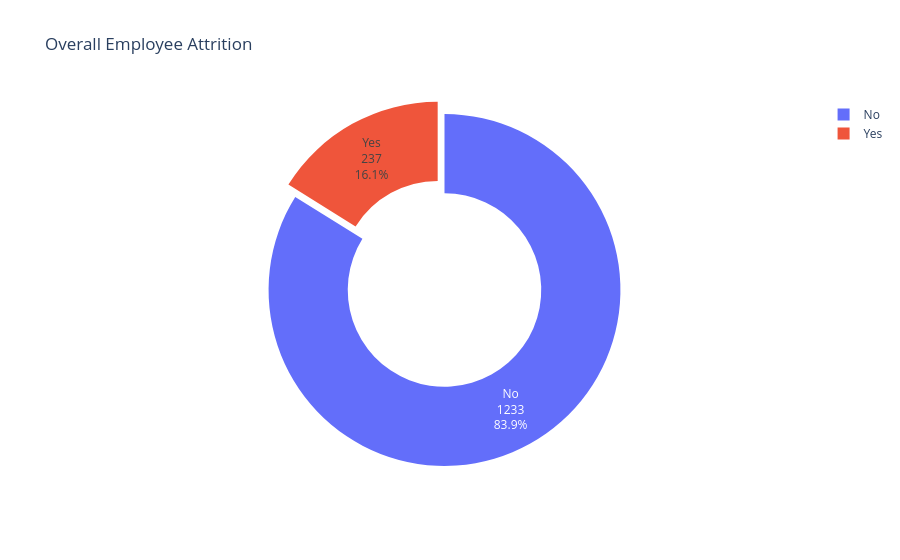

Notebook code for this chart:
### Code cell
fig = px.pie(
    values=attrition_counts.values,
    names=attrition_counts.index,
    hole=0.55,
    title="Overall Employee Attrition"
)

fig.update_traces(textinfo="label+percent+value", pull=[0, 0.08])
fig.show()

### Figure 1 — Plotly figure (JSON) as saved in the notebook; plotly's stock layout.template omitted (floating-point values rounded to 4 significant figures)
{"data": [{"domain": {"x": [0, 1], "y": [0, 1]}, "hole": 0.55, "hovertemplate": "label=%{label}<br>value=%{value}<extra></extra>", "labels": ["No", "Yes"], "legendgroup": "", "name": "", "pull": [0, 0.08], "showlegend": true, "textinfo": "label+percent+value", "type": "pie", "values": [1233, 237]}], "layout": {"legend": {"tracegroupgap": 0}, "title": {"text": "Overall Employee Attrition"}}}
